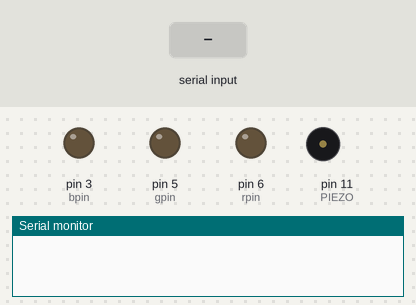
The sketch below on a simulated Arduino Uno, built with avr-gcc and run on an emulated ATmega328P. On the bench: output pins drawn as LEDs (lit = HIGH), buzzer (waves = sounding), the last lines printed to the serial monitor. Inputs (shaded band) come from the test bench.

Above: at 1.2 s.
1.3 s: "A" received over Serial
At 3.5 s:
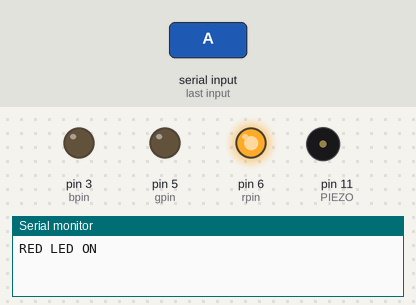
3.8 s: "B" received over Serial
At 5.6 s:
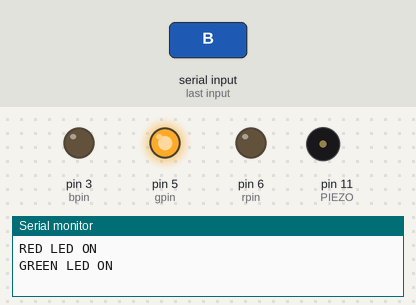
6.3 s: "C" received over Serial
At 8.7 s:
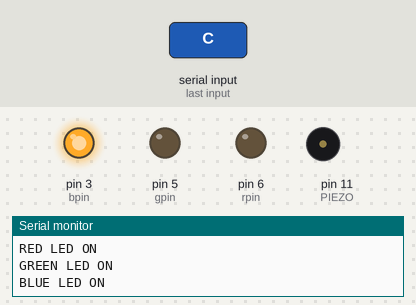
Timing chart, 0 to 10.2 s (numbered marks = the images above; inputs shaded):
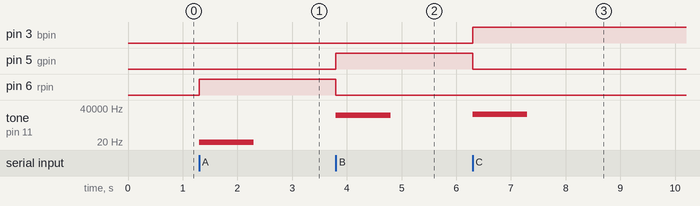

Measured:
- after the input at 1.3 s, pin 6 (rpin): LOW → HIGH at once; tone on pin 11 (PIEZO): silent → 1 Hz at once, → silent 1.0 s later
- after the input at 3.8 s, pin 5 (gpin): LOW → HIGH at once; pin 6 (rpin): HIGH → LOW at once; tone on pin 11 (PIEZO): silent → 8000 Hz at once, → silent 1.0 s later
- after the input at 6.3 s, pin 3 (bpin): LOW → HIGH at once; pin 5 (gpin): HIGH → LOW at once; tone on pin 11 (PIEZO): silent → 10000 Hz at once, → silent 1.0 s later

The sketch:

piezo.ino
```cpp
int rpin = 6;
int gpin = 5;
int bpin = 3;
char input;

int PIEZO = 11;

void setup() {
  Serial.begin(9600);
  pinMode(rpin, OUTPUT);
  pinMode(gpin, OUTPUT);
  pinMode(bpin, OUTPUT);
  pinMode(PIEZO, INPUT);
}

void loop() {
  if(Serial.available() > 0) {
    input = Serial.read();

    if(input == 'A') {
      digitalWrite(rpin, HIGH);
      digitalWrite(gpin, LOW);
      digitalWrite(bpin, LOW);
      Serial.println("RED LED ON");
      tone(PIEZO, 1);
      delay(1000);
      noTone(PIEZO);
    }else if(input == 'B') {
      digitalWrite(rpin, LOW);
      digitalWrite(gpin, HIGH);
      digitalWrite(bpin, LOW);
      Serial.println("GREEN LED ON");
      tone(PIEZO, 8000);
      delay(1000);
      noTone(PIEZO);
    }else if(input == 'C') {
      digitalWrite(rpin, LOW);
      digitalWrite(gpin, LOW);
      digitalWrite(bpin, HIGH);
      Serial.println("BLUE LED ON");
      tone(PIEZO, 10000);
      delay(1000);
      noTone(PIEZO);
    }
  }
}
      
```
